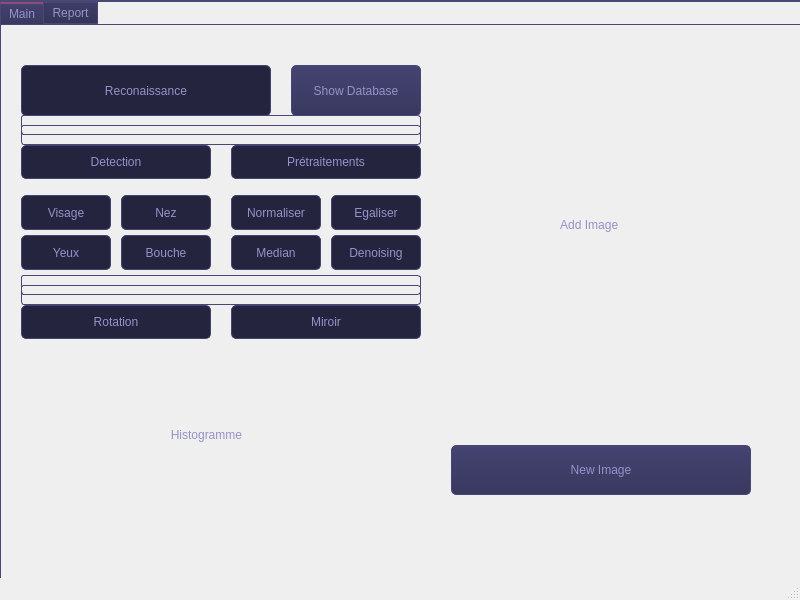
<?xml version="1.0" encoding="UTF-8"?>
<ui version="4.0">
 <class>MainWindow</class>
 <widget class="QMainWindow" name="MainWindow">
  <property name="geometry">
   <rect>
    <x>0</x>
    <y>0</y>
    <width>800</width>
    <height>600</height>
   </rect>
  </property>
  <property name="windowTitle">
   <string>MainWindow</string>
  </property>
  <property name="styleSheet">
   <string notr="true">QPalette{background:#24243E;}*{outline:0px;color:#9492C8;}

QWidget[form=&quot;true&quot;],QLabel[frameShape=&quot;1&quot;]{
border:1px solid #484775;
border-radius:0px;
}

QWidget[form=&quot;bottom&quot;]{
background:#454371;
}

QWidget[form=&quot;bottom&quot;] .QFrame{
border:1px solid #9492C8;
}

QWidget[form=&quot;bottom&quot;] QLabel,QWidget[form=&quot;title&quot;] QLabel{
border-radius:0px;
color:#9492C8;
background:none;
border-style:none;
}

QWidget[form=&quot;title&quot;],QWidget[nav=&quot;left&quot;],QWidget[nav=&quot;top&quot;] QAbstractButton{
border-style:none;
border-radius:0px;
padding:5px;
color:#9492C8;
background:qlineargradient(spread:pad,x1:0,y1:0,x2:0,y2:1,stop:0 #454371,stop:1 #39395F);
}

QWidget[nav=&quot;top&quot;] QAbstractButton:hover,QWidget[nav=&quot;top&quot;] QAbstractButton:pressed,QWidget[nav=&quot;top&quot;] QAbstractButton:checked{
border-style:solid;
border-width:0px 0px 2px 0px;
padding:4px 4px 2px 4px;
border-color:#8C4E78;
background:qlineargradient(spread:pad,x1:0,y1:0,x2:0,y2:1,stop:0 #3F3D66,stop:1 #343457);
}

QWidget[nav=&quot;left&quot;] QAbstractButton{
border-radius:0px;
color:#9492C8;
background:none;
border-style:none;
}

QWidget[nav=&quot;left&quot;] QAbstractButton:hover{
color:#FFFFFF;
background-color:#8C4E78;
}

QWidget[nav=&quot;left&quot;] QAbstractButton:checked,QWidget[nav=&quot;left&quot;] QAbstractButton:pressed{
color:#9492C8;
border-style:solid;
border-width:0px 0px 0px 2px;
padding:4px 4px 4px 2px;
border-color:#8C4E78;
background-color:#24243E;
}

QWidget[video=&quot;true&quot;] QLabel{
color:#9492C8;
border:1px solid #484775;
background:qlineargradient(spread:pad,x1:0,y1:0,x2:0,y2:1,stop:0 #454371,stop:1 #39395F);
}

QWidget[video=&quot;true&quot;] QLabel:focus{
border:1px solid #8C4E78;
background:qlineargradient(spread:pad,x1:0,y1:0,x2:0,y2:1,stop:0 #3F3D66,stop:1 #343457);
}

QLineEdit,QTextEdit,QPlainTextEdit,QSpinBox,QDoubleSpinBox,QComboBox,QDateEdit,QTimeEdit,QDateTimeEdit{
border:1px solid #484775;
border-radius:3px;
padding:2px;
background:none;
selection-background-color:#454371;
selection-color:#9492C8;
}

QLineEdit:focus,QTextEdit:focus,QPlainTextEdit:focus,QSpinBox:focus,QDoubleSpinBox:focus,QComboBox:focus,QDateEdit:focus,QTimeEdit:focus,QDateTimeEdit:focus,QLineEdit:hover,QTextEdit:hover,QPlainTextEdit:hover,QSpinBox:hover,QDoubleSpinBox:hover,QComboBox:hover,QDateEdit:hover,QTimeEdit:hover,QDateTimeEdit:hover{
border:1px solid #484775;
}

QLineEdit[echoMode=&quot;2&quot;]{
lineedit-password-character:9679;
}

.QFrame{
border:1px solid #484775;
border-radius:3px;
}

.QGroupBox{
border:1px solid #484775;
border-radius:5px;
margin-top:3ex;
}

.QGroupBox::title{
subcontrol-origin:margin;
position:relative;
left:10px;
}

.QPushButton,.QToolButton{
border-style:none;
border:1px solid #484775;
color:#9492C8;
padding:5px;
min-height:15px;
border-radius:5px;
background:qlineargradient(spread:pad,x1:0,y1:0,x2:0,y2:1,stop:0 #454371,stop:1 #39395F);
}

.QPushButton:hover,.QToolButton:hover{
background:qlineargradient(spread:pad,x1:0,y1:0,x2:0,y2:1,stop:0 #3F3D66,stop:1 #343457);
}

.QPushButton:pressed,.QToolButton:pressed{
background:qlineargradient(spread:pad,x1:0,y1:0,x2:0,y2:1,stop:0 #454371,stop:1 #39395F);
}

.QToolButton::menu-indicator{
image:None;
}

QToolButton#btnMenu,QPushButton#btnMenu_Min,QPushButton#btnMenu_Max,QPushButton#btnMenu_Close{
border-radius:3px;
color:#9492C8;
padding:3px;
margin:0px;
background:none;
border-style:none;
}

QToolButton#btnMenu:hover,QPushButton#btnMenu_Min:hover,QPushButton#btnMenu_Max:hover{
color:#FFFFFF;
margin:1px 1px 2px 1px;
background-color:rgba(51,127,209,230);
}

QPushButton#btnMenu_Close:hover{
color:#FFFFFF;
margin:1px 1px 2px 1px;
background-color:rgba(238,0,0,128);
}

QRadioButton::indicator{
width:15px;
height:15px;
}

QRadioButton::indicator::unchecked{
image:url(:/qss/test/radiobutton_unchecked.png);
}

QRadioButton::indicator::unchecked:disabled{
image:url(:/qss/test/radiobutton_unchecked_disable.png);
}

QRadioButton::indicator::checked{
image:url(:/qss/test/radiobutton_checked.png);
}

QRadioButton::indicator::checked:disabled{
image:url(:/qss/test/radiobutton_checked_disable.png);
}

QGroupBox::indicator,QTreeWidget::indicator,QListWidget::indicator{
padding:0px -3px 0px 3px;
}

QCheckBox::indicator,QGroupBox::indicator,QTreeWidget::indicator,QListWidget::indicator{
width:13px;
height:13px;
}

QCheckBox::indicator:unchecked,QGroupBox::indicator:unchecked,QTreeWidget::indicator:unchecked,QListWidget::indicator:unchecked{
image:url(:/qss/test/checkbox_unchecked.png);
}

QCheckBox::indicator:unchecked:disabled,QGroupBox::indicator:unchecked:disabled,QTreeWidget::indicator:unchecked:disabled,QListWidget::indicator:disabled{
image:url(:/qss/test/checkbox_unchecked_disable.png);
}

QCheckBox::indicator:checked,QGroupBox::indicator:checked,QTreeWidget::indicator:checked,QListWidget::indicator:checked{
image:url(:/qss/test/checkbox_checked.png);
}

QCheckBox::indicator:checked:disabled,QGroupBox::indicator:checked:disabled,QTreeWidget::indicator:checked:disabled,QListWidget::indicator:checked:disabled{
image:url(:/qss/test/checkbox_checked_disable.png);
}

QCheckBox::indicator:indeterminate,QGroupBox::indicator:indeterminate,QTreeWidget::indicator:indeterminate,QListWidget::indicator:indeterminate{
image:url(:/qss/test/checkbox_parcial.png);
}

QCheckBox::indicator:indeterminate:disabled,QGroupBox::indicator:indeterminate:disabled,QTreeWidget::indicator:indeterminate:disabled,QListWidget::indicator:indeterminate:disabled{
image:url(:/qss/test/checkbox_parcial_disable.png);
}

QTimeEdit::up-button,QDateEdit::up-button,QDateTimeEdit::up-button,QDoubleSpinBox::up-button,QSpinBox::up-button{
image:url(:/qss/test/add_top.png);
width:10px;
height:10px;
padding:2px 5px 0px 0px;
}

QTimeEdit::down-button,QDateEdit::down-button,QDateTimeEdit::down-button,QDoubleSpinBox::down-button,QSpinBox::down-button{
image:url(:/qss/test/add_bottom.png);
width:10px;
height:10px;
padding:0px 5px 2px 0px;
}

QTimeEdit::up-button:pressed,QDateEdit::up-button:pressed,QDateTimeEdit::up-button:pressed,QDoubleSpinBox::up-button:pressed,QSpinBox::up-button:pressed{
top:-2px;
}
  
QTimeEdit::down-button:pressed,QDateEdit::down-button:pressed,QDateTimeEdit::down-button:pressed,QDoubleSpinBox::down-button:pressed,QSpinBox::down-button:pressed,QSpinBox::down-button:pressed{
bottom:-2px;
}

QComboBox::down-arrow,QDateEdit[calendarPopup=&quot;true&quot;]::down-arrow,QTimeEdit[calendarPopup=&quot;true&quot;]::down-arrow,QDateTimeEdit[calendarPopup=&quot;true&quot;]::down-arrow{
image:url(:/qss/test/add_bottom.png);
width:10px;
height:10px;
right:2px;
}

QComboBox::drop-down,QDateEdit::drop-down,QTimeEdit::drop-down,QDateTimeEdit::drop-down{
subcontrol-origin:padding;
subcontrol-position:top right;
width:15px;
border-left-width:0px;
border-left-style:solid;
border-top-right-radius:3px;
border-bottom-right-radius:3px;
border-left-color:#484775;
}

QComboBox::drop-down:on{
top:1px;
}

QMenuBar::item{
color:#9492C8;
background-color:#454371;
margin:0px;
padding:3px 10px;
}

QMenu,QMenuBar,QMenu:disabled,QMenuBar:disabled{
color:#9492C8;
background-color:#454371;
border:1px solid #484775;
margin:0px;
}

QMenu::item{
padding:3px 20px;
}

QMenu::indicator{
width:13px;
height:13px;
}

QMenu::item:selected,QMenuBar::item:selected{
color:#9492C8;
border:0px solid #484775;
background:#3F3D66;
}

QMenu::separator{
height:1px;
background:#484775;
}

QProgressBar{
min-height:10px;
background:#454371;
border-radius:5px;
text-align:center;
border:1px solid #454371;
}

QProgressBar:chunk{
border-radius:5px;
background-color:#484775;
}

QSlider::groove:horizontal{
background:#454371;
height:8px;
border-radius:4px;
}

QSlider::add-page:horizontal{
background:#454371;
height:8px;
border-radius:4px;
}

QSlider::sub-page:horizontal{
background:#484775;
height:8px;
border-radius:4px;
}

QSlider::handle:horizontal{
width:13px;
margin-top:-3px;
margin-bottom:-3px;
border-radius:6px;
background:qradialgradient(spread:pad,cx:0.5,cy:0.5,radius:0.5,fx:0.5,fy:0.5,stop:0.6 #24243E,stop:0.8 #484775);
}

QSlider::groove:vertical{
width:8px;
border-radius:4px;
background:#454371;
}

QSlider::add-page:vertical{
width:8px;
border-radius:4px;
background:#454371;
}

QSlider::sub-page:vertical{
width:8px;
border-radius:4px;
background:#484775;
}

QSlider::handle:vertical{
height:14px;
margin-left:-3px;
margin-right:-3px;
border-radius:6px;
background:qradialgradient(spread:pad,cx:0.5,cy:0.5,radius:0.5,fx:0.5,fy:0.5,stop:0.6 #24243E,stop:0.8 #484775);
}

QScrollBar:horizontal{
background:#454371;
padding:0px;
border-radius:6px;
max-height:12px;
}

QScrollBar::handle:horizontal{
background:#343457;
min-width:50px;
border-radius:6px;
}

QScrollBar::handle:horizontal:hover{
background:#484775;
}

QScrollBar::handle:horizontal:pressed{
background:#484775;
}

QScrollBar::add-page:horizontal{
background:none;
}

QScrollBar::sub-page:horizontal{
background:none;
}

QScrollBar::add-line:horizontal{
background:none;
}

QScrollBar::sub-line:horizontal{
background:none;
}

QScrollBar:vertical{
background:#454371;
padding:0px;
border-radius:6px;
max-width:12px;
}

QScrollBar::handle:vertical{
background:#343457;
min-height:50px;
border-radius:6px;
}

QScrollBar::handle:vertical:hover{
background:#484775;
}

QScrollBar::handle:vertical:pressed{
background:#484775;
}

QScrollBar::add-page:vertical{
background:none;
}

QScrollBar::sub-page:vertical{
background:none;
}

QScrollBar::add-line:vertical{
background:none;
}

QScrollBar::sub-line:vertical{
background:none;
}

QScrollArea{
border:0px;
}

QTreeView,QListView,QTableView,QTabWidget::pane{
border:1px solid #484775;
selection-background-color:#3F3D66;
selection-color:#9492C8;
alternate-background-color:#343457;
gridline-color:#484775;
}

QTreeView::branch:closed:has-children{
margin:4px;
border-image:url(:/qss/test/branch_open.png);
}

QTreeView::branch:open:has-children{
margin:4px;
border-image:url(:/qss/test/branch_close.png);
}

QTreeView,QListView,QTableView,QSplitter::handle,QTreeView::branch{
background:#24243E;
}

QTableView::item:selected,QListView::item:selected,QTreeView::item:selected{
color:#9492C8;
background:qlineargradient(spread:pad,x1:0,y1:0,x2:0,y2:1,stop:0 #454371,stop:1 #39395F);
}

QTableView::item:hover,QListView::item:hover,QTreeView::item:hover{
color:#9492C8;
background:qlineargradient(spread:pad,x1:0,y1:0,x2:0,y2:1,stop:0 #3F3D66,stop:1 #343457);
}

QTableView::item,QListView::item,QTreeView::item{
padding:1px;
margin:0px;
}

QHeaderView::section,QTableCornerButton:section{
padding:3px;
margin:0px;
color:#9492C8;
border:1px solid #484775;
border-left-width:0px;
border-right-width:1px;
border-top-width:0px;
border-bottom-width:1px;
background:qlineargradient(spread:pad,x1:0,y1:0,x2:0,y2:1,stop:0 #3F3D66,stop:1 #343457);
}

QTabBar::tab{
border:1px solid #484775;
color:#9492C8;
margin:0px;
background:qlineargradient(spread:pad,x1:0,y1:0,x2:0,y2:1,stop:0 #3F3D66,stop:1 #343457);
}

QTabBar::tab:selected,QTabBar::tab:hover{
border-style:solid;
border-color:#8C4E78;
background:qlineargradient(spread:pad,x1:0,y1:0,x2:0,y2:1,stop:0 #454371,stop:1 #39395F);
}

QTabBar::tab:top,QTabBar::tab:bottom{
padding:3px 8px 3px 8px;
}

QTabBar::tab:left,QTabBar::tab:right{
padding:8px 3px 8px 3px;
}

QTabBar::tab:top:selected,QTabBar::tab:top:hover{
border-width:2px 0px 0px 0px;
}

QTabBar::tab:right:selected,QTabBar::tab:right:hover{
border-width:0px 0px 0px 2px;
}

QTabBar::tab:bottom:selected,QTabBar::tab:bottom:hover{
border-width:0px 0px 2px 0px;
}

QTabBar::tab:left:selected,QTabBar::tab:left:hover{
border-width:0px 2px 0px 0px;
}

QTabBar::tab:first:top:selected,QTabBar::tab:first:top:hover,QTabBar::tab:first:bottom:selected,QTabBar::tab:first:bottom:hover{
border-left-width:1px;
border-left-color:#484775;
}

QTabBar::tab:first:left:selected,QTabBar::tab:first:left:hover,QTabBar::tab:first:right:selected,QTabBar::tab:first:right:hover{
border-top-width:1px;
border-top-color:#484775;
}

QTabBar::tab:last:top:selected,QTabBar::tab:last:top:hover,QTabBar::tab:last:bottom:selected,QTabBar::tab:last:bottom:hover{
border-right-width:1px;
border-right-color:#484775;
}

QTabBar::tab:last:left:selected,QTabBar::tab:last:left:hover,QTabBar::tab:last:right:selected,QTabBar::tab:last:right:hover{
border-bottom-width:1px;
border-bottom-color:#484775;
}

QStatusBar::item{
border:0px solid #454371;
border-radius:3px;
}

QToolBox::tab,QGroupBox#gboxDevicePanel,QGroupBox#gboxDeviceTitle,QFrame#gboxDevicePanel,QFrame#gboxDeviceTitle{
padding:3px;
border-radius:5px;
color:#9492C8;
background:qlineargradient(spread:pad,x1:0,y1:0,x2:0,y2:1,stop:0 #454371,stop:1 #39395F);
}

QToolTip{
border:0px solid #9492C8;
padding:1px;
color:#9492C8;
background:qlineargradient(spread:pad,x1:0,y1:0,x2:0,y2:1,stop:0 #454371,stop:1 #39395F);
}

QToolBox::tab:selected{
background:qlineargradient(spread:pad,x1:0,y1:0,x2:0,y2:1,stop:0 #3F3D66,stop:1 #343457);
}

QPrintPreviewDialog QToolButton{
border:0px solid #9492C8;
border-radius:0px;
margin:0px;
padding:3px;
background:none;
}

QColorDialog QPushButton,QFileDialog QPushButton{
min-width:80px;
}

QToolButton#qt_calendar_prevmonth{
icon-size:0px;
min-width:20px;
image:url(:/qss/test/calendar_prevmonth.png);
}

QToolButton#qt_calendar_nextmonth{
icon-size:0px;
min-width:20px;
image:url(:/qss/test/calendar_nextmonth.png);
}

QToolButton#qt_calendar_prevmonth,QToolButton#qt_calendar_nextmonth,QToolButton#qt_calendar_monthbutton,QToolButton#qt_calendar_yearbutton{
border:0px solid #9492C8;
border-radius:3px;
margin:3px 3px 3px 3px;
padding:3px;
background:none;
}

QToolButton#qt_calendar_prevmonth:hover,QToolButton#qt_calendar_nextmonth:hover,QToolButton#qt_calendar_monthbutton:hover,QToolButton#qt_calendar_yearbutton:hover,QToolButton#qt_calendar_prevmonth:pressed,QToolButton#qt_calendar_nextmonth:pressed,QToolButton#qt_calendar_monthbutton:pressed,QToolButton#qt_calendar_yearbutton:pressed{
border:1px solid #484775;
}

QCalendarWidget QSpinBox#qt_calendar_yearedit{
margin:2px;
}

QCalendarWidget QToolButton::menu-indicator{
image:None;
}

QCalendarWidget QTableView{
border-width:0px;
}

QCalendarWidget QWidget#qt_calendar_navigationbar{
border:1px solid #484775;
border-width:1px 1px 0px 1px;
background:qlineargradient(spread:pad,x1:0,y1:0,x2:0,y2:1,stop:0 #454371,stop:1 #39395F);
}

QComboBox QAbstractItemView::item{
min-height:20px;
min-width:10px;
}

QTableView[model=&quot;true&quot;]::item{
padding:0px;
margin:0px;
}

QTableView QLineEdit,QTableView QComboBox,QTableView QSpinBox,QTableView QDoubleSpinBox,QTableView QDateEdit,QTableView QTimeEdit,QTableView QDateTimeEdit{
border-width:0px;
border-radius:0px;
}

QTableView QLineEdit:focus,QTableView QComboBox:focus,QTableView QSpinBox:focus,QTableView QDoubleSpinBox:focus,QTableView QDateEdit:focus,QTableView QTimeEdit:focus,QTableView QDateTimeEdit:focus{
border-width:0px;
border-radius:0px;
}

QLineEdit,QTextEdit,QPlainTextEdit,QSpinBox,QDoubleSpinBox,QComboBox,QDateEdit,QTimeEdit,QDateTimeEdit{
background:#24243E;
}

*:disabled{
background:#24243E;
border-color:#454371;
}

/*TextColor:#9492C8*/
/*PanelColor:#24243E*/
/*BorderColor:#484775*/
/*NormalColorStart:#454371*/
/*NormalColorEnd:#39395F*/
/*DarkColorStart:#3F3D66*/
/*DarkColorEnd:#343457*/
/*HighColor:#8C4E78*/</string>
  </property>
  <widget class="QWidget" name="centralwidget">
   <widget class="QTabWidget" name="tabWidget">
    <property name="geometry">
     <rect>
      <x>0</x>
      <y>0</y>
      <width>801</width>
      <height>581</height>
     </rect>
    </property>
    <property name="currentIndex">
     <number>0</number>
    </property>
    <property name="usesScrollButtons">
     <bool>false</bool>
    </property>
    <property name="tabsClosable">
     <bool>false</bool>
    </property>
    <property name="tabBarAutoHide">
     <bool>false</bool>
    </property>
    <widget class="QWidget" name="Main">
     <attribute name="title">
      <string>Main</string>
     </attribute>
     <widget class="QPushButton" name="imgChanger">
      <property name="geometry">
       <rect>
        <x>450</x>
        <y>420</y>
        <width>300</width>
        <height>50</height>
       </rect>
      </property>
      <property name="text">
       <string>New Image</string>
      </property>
     </widget>
     <widget class="QLabel" name="MyImage">
      <property name="geometry">
       <rect>
        <x>450</x>
        <y>50</y>
        <width>300</width>
        <height>300</height>
       </rect>
      </property>
      <property name="text">
       <string>                                 Add Image</string>
      </property>
      <property name="scaledContents">
       <bool>true</bool>
      </property>
      <property name="margin">
       <number>0</number>
      </property>
     </widget>
     <widget class="QPushButton" name="showDatabase">
      <property name="geometry">
       <rect>
        <x>290</x>
        <y>40</y>
        <width>130</width>
        <height>51</height>
       </rect>
      </property>
      <property name="text">
       <string>Show Database</string>
      </property>
     </widget>
     <widget class="QPushButton" name="Reconaissance">
      <property name="enabled">
       <bool>false</bool>
      </property>
      <property name="geometry">
       <rect>
        <x>20</x>
        <y>40</y>
        <width>250</width>
        <height>51</height>
       </rect>
      </property>
      <property name="text">
       <string>Reconaissance</string>
      </property>
     </widget>
     <widget class="QPushButton" name="Detection">
      <property name="enabled">
       <bool>false</bool>
      </property>
      <property name="geometry">
       <rect>
        <x>20</x>
        <y>120</y>
        <width>190</width>
        <height>34</height>
       </rect>
      </property>
      <property name="text">
       <string>Detection</string>
      </property>
     </widget>
     <widget class="QPushButton" name="Pretraitement">
      <property name="enabled">
       <bool>false</bool>
      </property>
      <property name="geometry">
       <rect>
        <x>230</x>
        <y>120</y>
        <width>190</width>
        <height>34</height>
       </rect>
      </property>
      <property name="text">
       <string>Prétraitements</string>
      </property>
     </widget>
     <widget class="QPushButton" name="DVisage">
      <property name="enabled">
       <bool>false</bool>
      </property>
      <property name="geometry">
       <rect>
        <x>20</x>
        <y>170</y>
        <width>90</width>
        <height>35</height>
       </rect>
      </property>
      <property name="text">
       <string>Visage</string>
      </property>
     </widget>
     <widget class="QPushButton" name="DNez">
      <property name="enabled">
       <bool>false</bool>
      </property>
      <property name="geometry">
       <rect>
        <x>120</x>
        <y>170</y>
        <width>90</width>
        <height>35</height>
       </rect>
      </property>
      <property name="text">
       <string>Nez</string>
      </property>
     </widget>
     <widget class="QPushButton" name="DBouche">
      <property name="enabled">
       <bool>false</bool>
      </property>
      <property name="geometry">
       <rect>
        <x>120</x>
        <y>210</y>
        <width>90</width>
        <height>35</height>
       </rect>
      </property>
      <property name="text">
       <string>Bouche</string>
      </property>
     </widget>
     <widget class="QPushButton" name="DYeux">
      <property name="enabled">
       <bool>false</bool>
      </property>
      <property name="geometry">
       <rect>
        <x>20</x>
        <y>210</y>
        <width>90</width>
        <height>35</height>
       </rect>
      </property>
      <property name="text">
       <string>Yeux</string>
      </property>
     </widget>
     <widget class="QPushButton" name="Denoising">
      <property name="enabled">
       <bool>false</bool>
      </property>
      <property name="geometry">
       <rect>
        <x>330</x>
        <y>210</y>
        <width>90</width>
        <height>35</height>
       </rect>
      </property>
      <property name="text">
       <string>Denoising</string>
      </property>
     </widget>
     <widget class="QPushButton" name="Median">
      <property name="enabled">
       <bool>false</bool>
      </property>
      <property name="geometry">
       <rect>
        <x>230</x>
        <y>210</y>
        <width>90</width>
        <height>35</height>
       </rect>
      </property>
      <property name="text">
       <string>Median</string>
      </property>
     </widget>
     <widget class="QPushButton" name="Egaliser">
      <property name="enabled">
       <bool>false</bool>
      </property>
      <property name="geometry">
       <rect>
        <x>330</x>
        <y>170</y>
        <width>90</width>
        <height>35</height>
       </rect>
      </property>
      <property name="text">
       <string>Egaliser</string>
      </property>
     </widget>
     <widget class="QPushButton" name="Norm">
      <property name="enabled">
       <bool>false</bool>
      </property>
      <property name="geometry">
       <rect>
        <x>230</x>
        <y>170</y>
        <width>90</width>
        <height>35</height>
       </rect>
      </property>
      <property name="text">
       <string>Normaliser</string>
      </property>
     </widget>
     <widget class="QPushButton" name="Miroir">
      <property name="enabled">
       <bool>false</bool>
      </property>
      <property name="geometry">
       <rect>
        <x>230</x>
        <y>280</y>
        <width>190</width>
        <height>34</height>
       </rect>
      </property>
      <property name="text">
       <string>Miroir</string>
      </property>
     </widget>
     <widget class="QPushButton" name="Rotation">
      <property name="enabled">
       <bool>false</bool>
      </property>
      <property name="geometry">
       <rect>
        <x>20</x>
        <y>280</y>
        <width>190</width>
        <height>34</height>
       </rect>
      </property>
      <property name="text">
       <string>Rotation</string>
      </property>
     </widget>
     <widget class="Line" name="line">
      <property name="geometry">
       <rect>
        <x>20</x>
        <y>100</y>
        <width>400</width>
        <height>20</height>
       </rect>
      </property>
      <property name="orientation">
       <enum>Qt::Horizontal</enum>
      </property>
     </widget>
     <widget class="Line" name="line_2">
      <property name="geometry">
       <rect>
        <x>20</x>
        <y>250</y>
        <width>400</width>
        <height>20</height>
       </rect>
      </property>
      <property name="orientation">
       <enum>Qt::Horizontal</enum>
      </property>
     </widget>
     <widget class="Line" name="line_3">
      <property name="geometry">
       <rect>
        <x>20</x>
        <y>260</y>
        <width>400</width>
        <height>20</height>
       </rect>
      </property>
      <property name="orientation">
       <enum>Qt::Horizontal</enum>
      </property>
     </widget>
     <widget class="Line" name="line_4">
      <property name="geometry">
       <rect>
        <x>20</x>
        <y>90</y>
        <width>400</width>
        <height>20</height>
       </rect>
      </property>
      <property name="orientation">
       <enum>Qt::Horizontal</enum>
      </property>
     </widget>
     <widget class="QLabel" name="label">
      <property name="geometry">
       <rect>
        <x>20</x>
        <y>340</y>
        <width>400</width>
        <height>140</height>
       </rect>
      </property>
      <property name="styleSheet">
       <string notr="true">Qlabel{
background: qlineargradient(spread:pad, x1:0, y1:1, x2:0, y2:0, stop:0 rgba(0, 0, 0, 255), stop:0.05 rgba(14, 8, 73, 255), stop:0.36 rgba(28, 17, 145, 255), stop:0.6 rgba(126, 14, 81, 255), stop:0.75 rgba(234, 11, 11, 255), stop:0.79 rgba(244, 70, 5, 255), stop:0.86 rgba(255, 136, 0, 255), stop:0.935 rgba(239, 236, 55, 255))}</string>
      </property>
      <property name="text">
       <string>                                             Histogramme</string>
      </property>
     </widget>
    </widget>
    <widget class="QWidget" name="Report">
     <property name="enabled">
      <bool>true</bool>
     </property>
     <attribute name="title">
      <string>Report</string>
     </attribute>
    </widget>
   </widget>
  </widget>
  <widget class="QMenuBar" name="menubar">
   <property name="geometry">
    <rect>
     <x>0</x>
     <y>0</y>
     <width>800</width>
     <height>24</height>
    </rect>
   </property>
  </widget>
  <widget class="QStatusBar" name="statusbar"/>
 </widget>
 <resources/>
 <connections/>
</ui>
